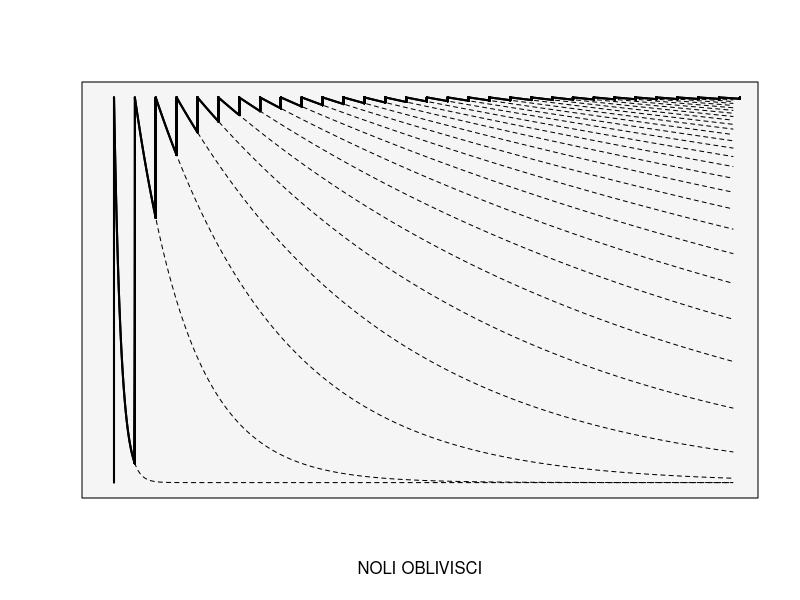

Recreate this plot in R.
## ---- chunk 1

{plot(1,ylab="",xlab="NOLI OBLIVISCI",ylim=c(0,1),xlim=c(0,90),type='l',xaxt = "n", yaxt="n")
  rect(par("usr")[1],par("usr")[3],par("usr")[2],par("usr")[4],col = "gray96")
segments(1,0,1,1,lw=2)
for (i in seq(1,90,3)){x<-seq(i,i+3,.001); lines(x,exp(-(x-(i))/((i)^(1.5))),lw=2); segments(i+3,exp(-(x-(i))/((i)^(1.5))),i+3,exp(-(x-(i))/((i)^(1.5))), lw=2)}
for (i in seq(1,90,3)){x<-seq(i,90,.001); lines(x,exp(-(x-(i))/((i)^(1.5))), lty=2)}
for (i in seq(1,90,3)){x<-seq(i,i+3,.001); lines(x,exp(-(x-(i))/((i)^(1.5))),lw=2)}}
## ---- chunk 2
a1=.000319
a2=.000000179
m1=.704
m2=.000145
#plot(curve(m1*exp(-a1*x)+((m1*m2*(exp(-a2*x)-exp(-a1*x)))/(a1-a2)),ylim=c(0,1),xlim=c(0,100000)),ylim=c(0,1))
